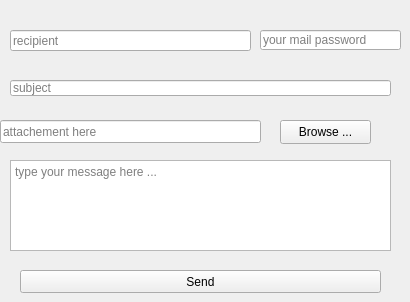
        <widget class="QWidget" name="tab_19">
         <attribute name="title">
          <string>Mail</string>
         </attribute>
         <widget class="QLineEdit" name="rcpt">
          <property name="geometry">
           <rect>
            <x>10</x>
            <y>30</y>
            <width>241</width>
            <height>21</height>
           </rect>
          </property>
          <property name="placeholderText">
           <string>recipient</string>
          </property>
         </widget>
         <widget class="QLineEdit" name="mail_pass">
          <property name="geometry">
           <rect>
            <x>260</x>
            <y>30</y>
            <width>141</width>
            <height>20</height>
           </rect>
          </property>
          <property name="echoMode">
           <enum>QLineEdit::Password</enum>
          </property>
          <property name="placeholderText">
           <string>your mail password</string>
          </property>
         </widget>
         <widget class="QLineEdit" name="subject">
          <property name="geometry">
           <rect>
            <x>10</x>
            <y>80</y>
            <width>381</width>
            <height>16</height>
           </rect>
          </property>
          <property name="placeholderText">
           <string>subject</string>
          </property>
         </widget>
         <widget class="QLineEdit" name="file">
          <property name="geometry">
           <rect>
            <x>0</x>
            <y>120</y>
            <width>261</width>
            <height>23</height>
           </rect>
          </property>
          <property name="placeholderText">
           <string>attachement here</string>
          </property>
         </widget>
         <widget class="QPushButton" name="browseBtn">
          <property name="geometry">
           <rect>
            <x>280</x>
            <y>120</y>
            <width>91</width>
            <height>24</height>
           </rect>
          </property>
          <property name="styleSheet">
           <string notr="true"/>
          </property>
          <property name="text">
           <string>Browse ...</string>
          </property>
         </widget>
         <widget class="QTextEdit" name="msg">
          <property name="geometry">
           <rect>
            <x>10</x>
            <y>160</y>
            <width>381</width>
            <height>91</height>
           </rect>
          </property>
          <property name="placeholderText">
           <string>type your message here ...</string>
          </property>
         </widget>
         <widget class="QPushButton" name="sendBtn">
          <property name="geometry">
           <rect>
            <x>20</x>
            <y>270</y>
            <width>361</width>
            <height>23</height>
           </rect>
          </property>
          <property name="styleSheet">
           <string notr="true"/>
          </property>
          <property name="text">
           <string>Send</string>
          </property>
         </widget>
        </widget>
